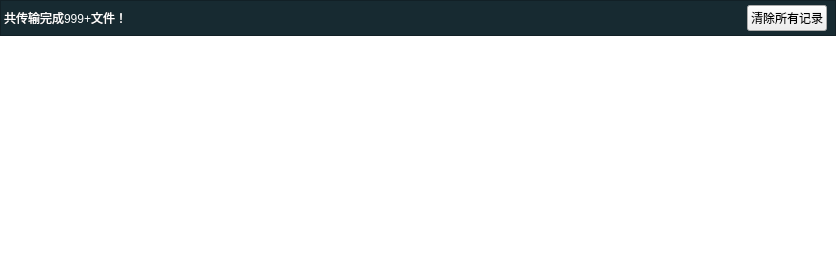
<?xml version="1.0" encoding="UTF-8"?>
<ui version="4.0">
 <class>CompletedFiles</class>
 <widget class="QWidget" name="CompletedFiles">
  <property name="geometry">
   <rect>
    <x>0</x>
    <y>0</y>
    <width>836</width>
    <height>264</height>
   </rect>
  </property>
  <property name="windowTitle">
   <string>Form</string>
  </property>
  <layout class="QVBoxLayout" name="verticalLayout_2">
   <property name="spacing">
    <number>0</number>
   </property>
   <property name="leftMargin">
    <number>0</number>
   </property>
   <property name="topMargin">
    <number>0</number>
   </property>
   <property name="rightMargin">
    <number>0</number>
   </property>
   <property name="bottomMargin">
    <number>0</number>
   </property>
   <item>
    <layout class="QVBoxLayout" name="verticalLayout">
     <property name="spacing">
      <number>0</number>
     </property>
     <item>
      <widget class="QFrame" name="frame_prompt">
       <property name="minimumSize">
        <size>
         <width>0</width>
         <height>36</height>
        </size>
       </property>
       <property name="maximumSize">
        <size>
         <width>16777215</width>
         <height>36</height>
        </size>
       </property>
       <property name="styleSheet">
        <string notr="true">#frame_prompt
{
background-color:#172a31;
}</string>
       </property>
       <property name="frameShape">
        <enum>QFrame::StyledPanel</enum>
       </property>
       <property name="frameShadow">
        <enum>QFrame::Raised</enum>
       </property>
       <layout class="QHBoxLayout" name="horizontalLayout_2">
        <property name="spacing">
         <number>0</number>
        </property>
        <property name="leftMargin">
         <number>0</number>
        </property>
        <property name="topMargin">
         <number>0</number>
        </property>
        <property name="rightMargin">
         <number>0</number>
        </property>
        <property name="bottomMargin">
         <number>0</number>
        </property>
        <item>
         <layout class="QHBoxLayout" name="horizontalLayout">
          <property name="spacing">
           <number>0</number>
          </property>
          <item>
           <widget class="QLabel" name="label_prompt">
            <property name="styleSheet">
             <string notr="true">QLabel
{
margin-right:10px;
color:white;
}</string>
            </property>
            <property name="text">
             <string>共传输完成999+文件！</string>
            </property>
           </widget>
          </item>
          <item>
           <spacer name="horizontalSpacer">
            <property name="orientation">
             <enum>Qt::Horizontal</enum>
            </property>
            <property name="sizeHint" stdset="0">
             <size>
              <width>40</width>
              <height>20</height>
             </size>
            </property>
           </spacer>
          </item>
          <item>
           <widget class="QPushButton" name="pushButton_clearall">
            <property name="minimumSize">
             <size>
              <width>0</width>
              <height>26</height>
             </size>
            </property>
            <property name="maximumSize">
             <size>
              <width>16777215</width>
              <height>26</height>
             </size>
            </property>
            <property name="styleSheet">
             <string notr="true"/>
            </property>
            <property name="text">
             <string>清除所有记录</string>
            </property>
           </widget>
          </item>
          <item>
           <spacer name="horizontalSpacer_2">
            <property name="orientation">
             <enum>Qt::Horizontal</enum>
            </property>
            <property name="sizeType">
             <enum>QSizePolicy::Fixed</enum>
            </property>
            <property name="sizeHint" stdset="0">
             <size>
              <width>8</width>
              <height>20</height>
             </size>
            </property>
           </spacer>
          </item>
         </layout>
        </item>
       </layout>
      </widget>
     </item>
     <item>
      <widget class="QListWidget" name="listWidget_completedlist">
       <property name="styleSheet">
        <string notr="true">#listWidget_completedlist
{
border:none;
}

#listWidget_completedlist::item
{
text-align:left;
border: 0px solid #f2f2f2;
border-bottom-width:1px;
}

#listWidget_completedlist::item:hover
{
background-color: #f7f7f7;
}

</string>
       </property>
      </widget>
     </item>
    </layout>
   </item>
  </layout>
 </widget>
 <resources/>
 <connections/>
</ui>
